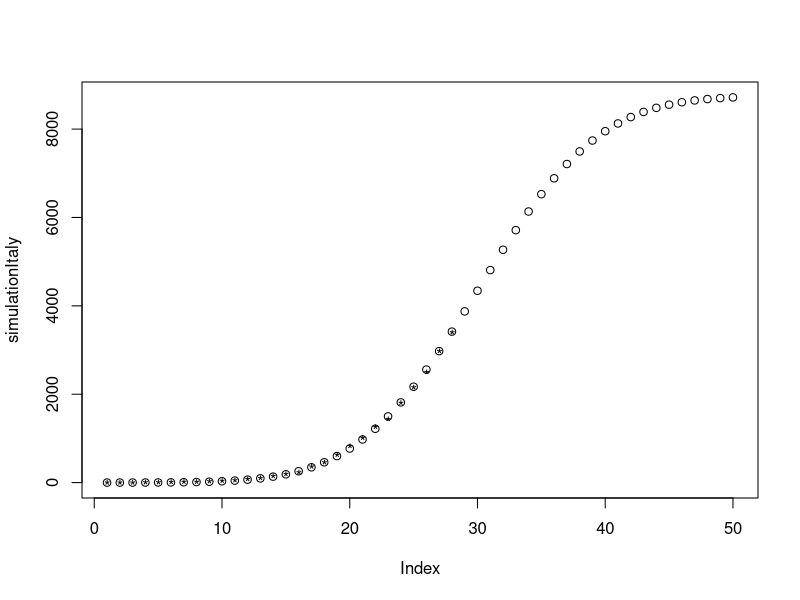

Write the R code that produced this figure.
italy = c(1,
          2,
          3,
          7,
          11,
          12,
          17,
          21,
          29,
          41,
          52,
          79,
          107,
          148,
          197,
          233,
          366,
          463,
          631,
          827,
          1016,
          1266,
          1441,
          1809,
          2158,
          2503,
          2978,
          3405
)
simulationItaly = pnorm(1:50, mean = 30.07, sd = 7.447) * 3500 / 0.4
plot(simulationItaly)
points(italy, pch = "*")
